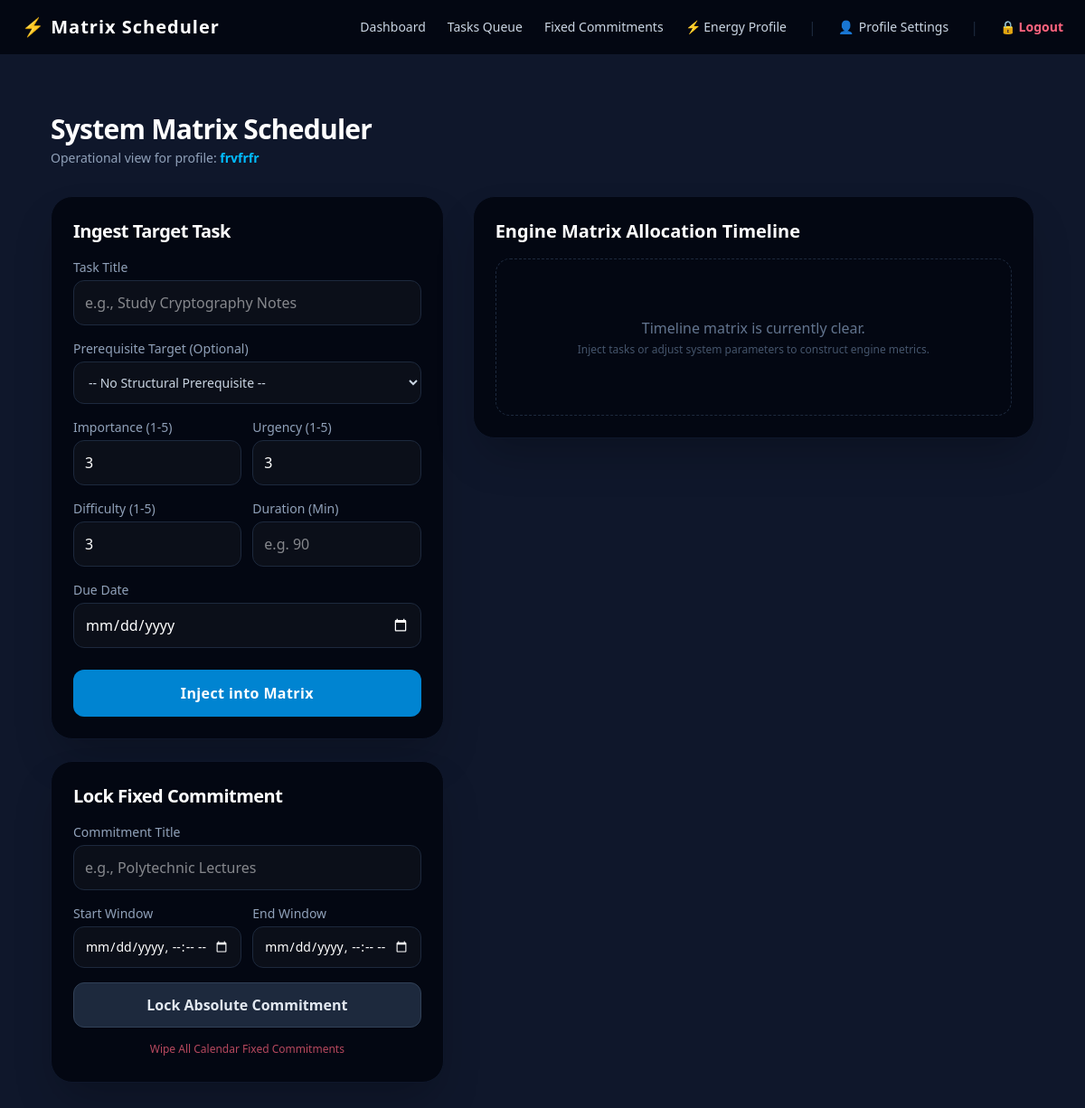
The page / (signed in) on the database as committed earlier.
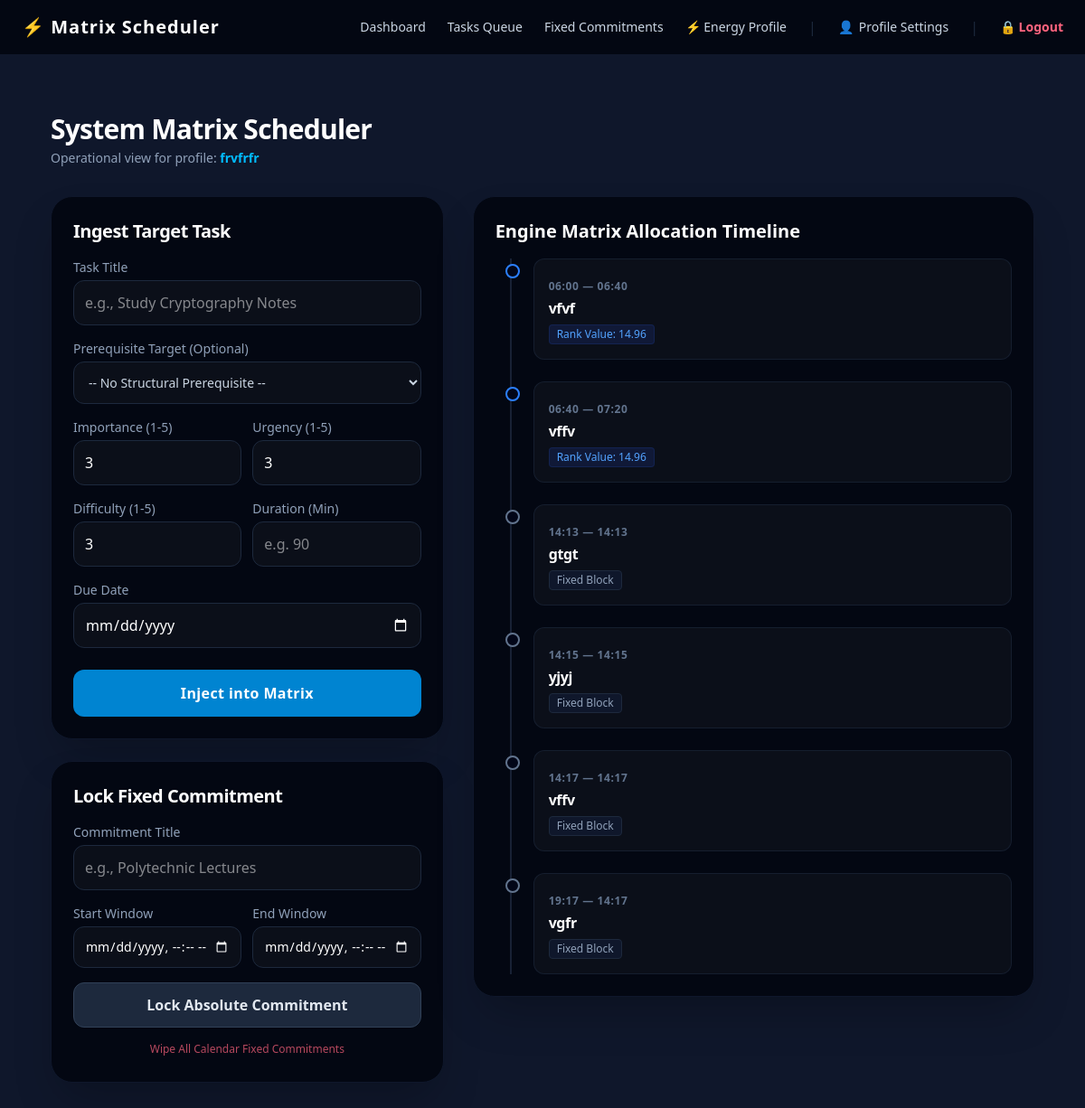
The same page on the database as committed later.
### tables this page shows
CREATE TABLE user_profile (
                id INTEGER PRIMARY KEY AUTOINCREMENT,
                name TEXT NOT NULL,
                age INTEGER,
                occupation TEXT,
                wake_time TEXT NOT NULL,
                email TEXT UNIQUE NOT NULL,
                password_hash TEXT NOT NULL
            );

CREATE TABLE tasks (
                id INTEGER PRIMARY KEY AUTOINCREMENT,
                user_id INTEGER NOT NULL,
                parent_id INTEGER DEFAULT NULL,
                title TEXT NOT NULL,
                priority INTEGER CHECK(priority BETWEEN 1 AND 5),
                urgency INTEGER CHECK(urgency BETWEEN 1 AND 5),
                difficulty INTEGER CHECK(difficulty BETWEEN 1 AND 5),
                duration INTEGER NOT NULL,
                due_date TEXT,
                is_completed INTEGER DEFAULT 0,
                FOREIGN KEY(user_id) REFERENCES user_profile(id) ON DELETE CASCADE,
                FOREIGN KEY(parent_id) REFERENCES tasks(id) ON DELETE SET NULL
            );

CREATE TABLE commitments (
                id INTEGER PRIMARY KEY AUTOINCREMENT,
                user_id INTEGER NOT NULL,
                title TEXT NOT NULL,
                start_time TEXT NOT NULL,
                end_time TEXT NOT NULL,
                FOREIGN KEY(user_id) REFERENCES user_profile(id) ON DELETE CASCADE
            );

### app.py (the view)
@app.route('/')
def index():
    if not is_authenticated():
        return redirect(url_for('login'))
    db = get_db()
    profile = db.execute("SELECT * FROM user_profile WHERE id = ?", (session['user_id'],)).fetchone()
    if not profile:
        session.clear()
        return redirect(url_for('login'))
    timeline = run_scheduling_engine(session['user_id'])
    all_tasks = db.execute("SELECT * FROM tasks WHERE is_completed = 0").fetchall()
    return render_template('scheduler.html', timeline=timeline, profile=profile, tasks=all_tasks)

### app.py (called while the page is built)
def get_db():
    conn = sqlite3.connect(DATABASE, check_same_thread=False)
    conn.row_factory = sqlite3.Row
    return conn

def is_authenticated():
    return "user_id" in session

### templates/scheduler.html (shortened to what this page needs)
{% extends "base.html" %}
{% block content %}
<div class="max-w-7xl mx-auto px-4 py-6">
    <div class="flex flex-col md:flex-row md:items-center md:justify-between gap-4 mb-8">
        <div>
            <h1 class="text-2xl md:text-3xl font-extrabold text-white tracking-tight">System Matrix Scheduler</h1>
            <p class="text-sm text-slate-400 mt-1">Operational view for profile: <span class="text-sky-400 font-semibold">{{ profile['name'] if profile else 'Authenticated User' }}</span></p>
        </div>
    </div>
    <div class="grid grid-cols-1 lg:grid-cols-12 gap-8 items-start">
        <div class="lg:col-span-5 space-y-6">
            <div class="bg-[#030712] border border-slate-900 rounded-3xl p-6 shadow-2xl">
                <h2 class="text-xl font-extrabold text-white tracking-tight mb-4">Ingest Target Task</h2>
                <form action="{{ url_for('manage_tasks') }}" method="POST" class="space-y-4">
                    <div class="flex flex-col">
                        <label class="text-sm font-medium text-slate-400 mb-1">Task Title</label>
                        <input type="text" name="title" required placeholder="e.g., Study Cryptography Notes"
                               class="w-full bg-[#0b0f19] border border-slate-800 rounded-xl p-3 text-base text-white outline-none focus:border-blue-500 transition">
                    </div>
                    <div class="flex flex-col">
                        <label class="text-sm font-medium text-slate-400 mb-1">Prerequisite Target (Optional)</label>
                        <select name="parent_id" class="w-full bg-[#0b0f19] border border-slate-800 rounded-xl p-3 text-sm text-slate-300 outline-none focus:border-blue-500 transition">
                            <option value="">-- No Structural Prerequisite --</option>
                        </select>
                    </div>
                    <div class="grid grid-cols-2 gap-3">
                        <div class="flex flex-col">
                            <label class="text-sm font-medium text-slate-400 mb-1">Importance (1-5)</label>
                            <input type="number" name="priority" min="1" max="5" value="3" required
                                   class="w-full bg-[#0b0f19] border border-slate-800 rounded-xl p-3 text-white outline-none focus:border-blue-500 transition">
                        </div>
                        <div class="flex flex-col">
                            <label class="text-sm font-medium text-slate-400 mb-1">Urgency (1-5)</label>
                            <input type="number" name="urgency" min="1" max="5" value="3" required
                                   class="w-full bg-[#0b0f19] border border-slate-800 rounded-xl p-3 text-white outline-none focus:border-blue-500 transition">
                        </div>
                    </div>
                    <div class="grid grid-cols-2 gap-3">
                        <div class="flex flex-col">
                            <label class="text-sm font-medium text-slate-400 mb-1">Difficulty (1-5)</label>
                            <input type="number" name="difficulty" min="1" max="5" value="3" required
                                   class="w-full bg-[#0b0f19] border border-slate-800 rounded-xl p-3 text-white outline-none focus:border-blue-500 transition">
                        </div>
                        <div class="flex flex-col">
                            <label class="text-sm font-medium text-slate-400 mb-1">Duration (Min)</label>
                            <input type="number" name="duration" min="5" step="5" placeholder="e.g. 90" required
                                   class="w-full bg-[#0b0f19] border border-slate-800 rounded-xl p-3 text-white outline-none focus:border-blue-500 transition">
                        </div>
                    </div>
                    <div class="flex flex-col">
                        <label class="text-sm font-medium text-slate-400 mb-1">Due Date</label>
                        <input type="date" name="due_date" required
                               class="w-full bg-[#0b0f19] border border-slate-800 rounded-xl p-3 text-white outline-none focus:border-blue-500 transition color-scheme-dark">
                    </div>
                    <button type="submit" class="w-full bg-[#0084d1] hover:bg-[#0074b8] text-white font-bold py-3.5 px-4 rounded-xl tracking-wide transition duration-150 transform-gpu active:scale-[0.99] mt-2">
                        Inject into Matrix
                    </button>
                </form>
            </div>
            <div class="bg-[#030712] border border-slate-900 rounded-3xl p-6 shadow-2xl">
                <h2 class="text-xl font-extrabold text-white tracking-tight mb-4">Lock Fixed Commitment</h2>
                <form action="{{ url_for('manage_commitments') }}" method="POST" class="space-y-4">
                    <div class="flex flex-col">
                        <label class="text-sm font-medium text-slate-400 mb-1">Commitment Title</label>
                        <input type="text" name="title" required placeholder="e.g., Polytechnic Lectures" class="w-full bg-[#0b0f19] border border-slate-800 rounded-xl p-3 text-white outline-none">
                    </div>
                    <div class="grid grid-cols-2 gap-3">
                        <div class="flex flex-col">
                            <label class="text-sm font-medium text-slate-400 mb-1">Start Window</label>
                            <input type="datetime-local" name="start_time" required class="w-full bg-[#0b0f19] border border-slate-800 rounded-xl p-3 text-sm text-white color-scheme-dark">
                        </div>
                        <div class="flex flex-col">
                            <label class="text-sm font-medium text-slate-400 mb-1">End Window</label>
                            <input type="datetime-local" name="end_time" required class="w-full bg-[#0b0f19] border border-slate-800 rounded-xl p-3 text-sm text-white color-scheme-dark">
                        </div>
                    </div>
                    <button type="submit" class="w-full bg-slate-800 hover:bg-slate-700 border border-slate-700 text-slate-200 font-bold py-3 px-4 rounded-xl transition">
                        Lock Absolute Commitment
                    </button>
                </form>
                <div class="mt-3">
                    <a href="{{ url_for('clear_commitments') }}" class="block w-full text-center text-xs text-rose-400/70 hover:text-rose-400 font-medium py-1">Wipe All Calendar Fixed Commitments</a>
                </div>
            </div>
        </div>
        <div class="lg:col-span-7">
            <div class="bg-[#030712] border border-slate-900 rounded-3xl p-6 shadow-2xl">
                <h2 class="text-xl font-bold text-white mb-4">Engine Matrix Allocation Timeline</h2>
                {% if not timeline %}
                <div class="text-center py-16 border border-dashed border-slate-800 rounded-2xl">
                    <p class="text-slate-500 font-medium">Timeline matrix is currently clear.</p>
                    <p class="text-xs text-slate-600 mt-1">Inject tasks or adjust system parameters to construct engine metrics.</p>
                </div>
                {% else %}
                <div class="relative border-l-2 border-slate-800/80 ml-4 pl-6 space-y-6">
                    {% for item in timeline %}
                    <div class="relative">
                        <div class="absolute -left-[31px] top-1.5 w-4 h-4 rounded-full border-2 {% if item['type'] == 'commitment' %}bg-slate-950 border-slate-500{% else %}bg-slate-950 border-blue-500{% endif %}"></div>
                        <div class="p-4 bg-[#0b0f19] border border-slate-800/60 rounded-xl flex items-center justify-between gap-4">
                            <div>
                                <span class="text-xs font-bold text-slate-500 tracking-wider uppercase">{{ item['start'] }} — {{ item['end'] }}</span>
                                <p class="text-base font-semibold text-white mt-0.5 tracking-tight">{{ item['title'] }}</p>
                                <div class="flex items-center gap-2 mt-1.5 text-xs text-slate-400">
                                    {% if item['type'] == 'commitment' %}
                                    <span class="bg-slate-900 px-2 py-0.5 rounded text-slate-400 font-medium border border-slate-800">Fixed Block</span>
                                    {% else %}
                                    <span class="bg-blue-950/50 text-blue-400 px-2 py-0.5 rounded font-medium border border-blue-900/30">Rank Value: {{ item['score'] }}</span>
                                    {% endif %}
                                </div>
                            </div>
                        </div>
                    </div>
                    {% endfor %}
                </div>
                {% endif %}
            </div>
        </div>
    </div>
</div>
{% endblock %}

### templates/base.html (shortened to what this page needs)
<!DOCTYPE html>
<html lang="en">
<head>
    <script src="https://cdn.jsdelivr.net/npm/@tailwindcss/browser@4"></script>
</head>
<body class="bg-slate-900 text-slate-100 font-sans min-h-screen flex flex-col">
    <nav class="bg-[#030712] border-b border-slate-900 px-6 py-4">
    <div class="max-w-7xl mx-auto flex items-center justify-between gap-4">
        <a href="{{ url_for('index') }}" class="text-xl font-black text-white tracking-wider flex items-center gap-2 shrink-0">
            ⚡ Matrix Scheduler
        </a>
        <div class="flex items-center flex-nowrap whitespace-nowrap gap-4 md:gap-6 overflow-x-auto no-scrollbar">
            <a href="{{ url_for('index') }}" class="text-slate-300 hover:text-white text-sm font-medium transition">Dashboard</a>
            <a href="{{ url_for('manage_tasks') }}" class="text-slate-300 hover:text-white text-sm font-medium transition">Tasks Queue</a>
            <a href="{{ url_for('manage_commitments') }}" class="text-slate-300 hover:text-white text-sm font-medium transition">Fixed Commitments</a>
            <a href="{{ url_for('manage_energy') }}" class="text-slate-300 hover:text-white text-sm font-medium flex items-center gap-1 transition">⚡ Energy Profile</a>
            <span class="text-slate-800 self-center hidden sm:inline">|</span>
            <a href="{{ url_for('profile_settings') }}" class="text-slate-300 hover:text-white text-sm font-medium flex items-center gap-1.5 transition">
                <span class="text-purple-400">👤</span> Profile Settings
            </a>
            <span class="text-slate-800 self-center hidden sm:inline">|</span>
            <a href="{{ url_for('logout') }}" class="text-rose-400 hover:text-rose-300 text-sm font-semibold flex items-center gap-1.5 transition shrink-0">
                🔒 Logout
            </a>
        </div>
    </div>
</nav>
    <main class="flex-grow p-6 md:p-10 max-w-7xl w-full mx-auto">
        {% block content %}{% endblock %}
    </main>
</body>
</html>

### templates/scheduler.html (style rules this page uses)
.color-scheme-dark { color-scheme: dark; }

Rows that differ between the two databases and show on the page:
added tasks: start "06:00", end "06:40", title "vfvf", score "14.96"
added tasks: start "06:40", end "07:20", title "vffv", score "14.96"
added commitments: start "14:13", end "14:13", title "gtgt", shows "Fixed Block"
added commitments: start "14:15", end "14:15", title "yjyj", shows "Fixed Block"
added commitments: start "14:17", end "14:17", title "vffv", shows "Fixed Block"
added commitments: start "19:17", end "14:17", title "vgfr", shows "Fixed Block"
Other text that changed with them:
text no longer shown: "Timeline matrix is currently clear. Inject tasks or adjust system parameters to construct engine metrics."
